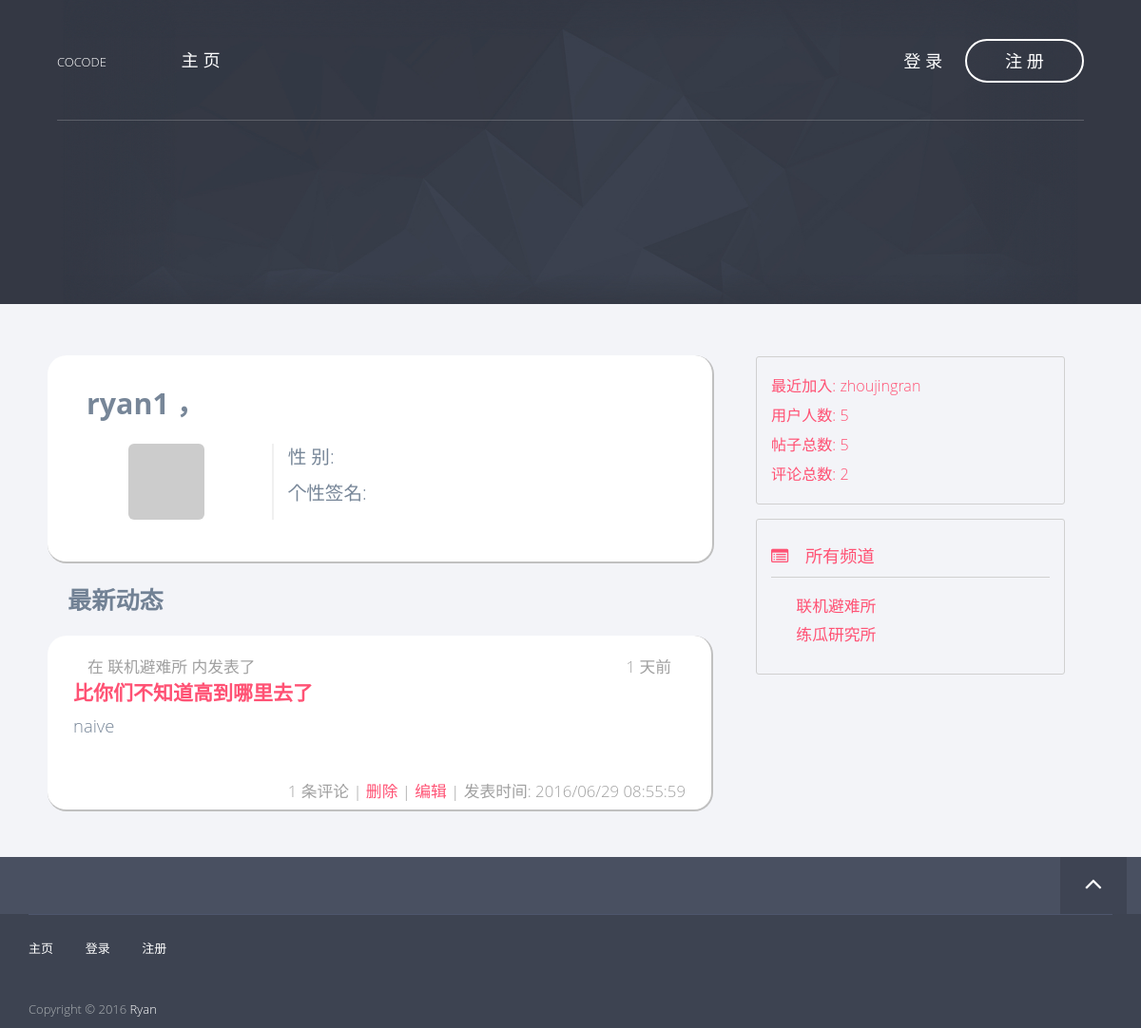
The page /profile/ryan1 on the database as committed earlier.
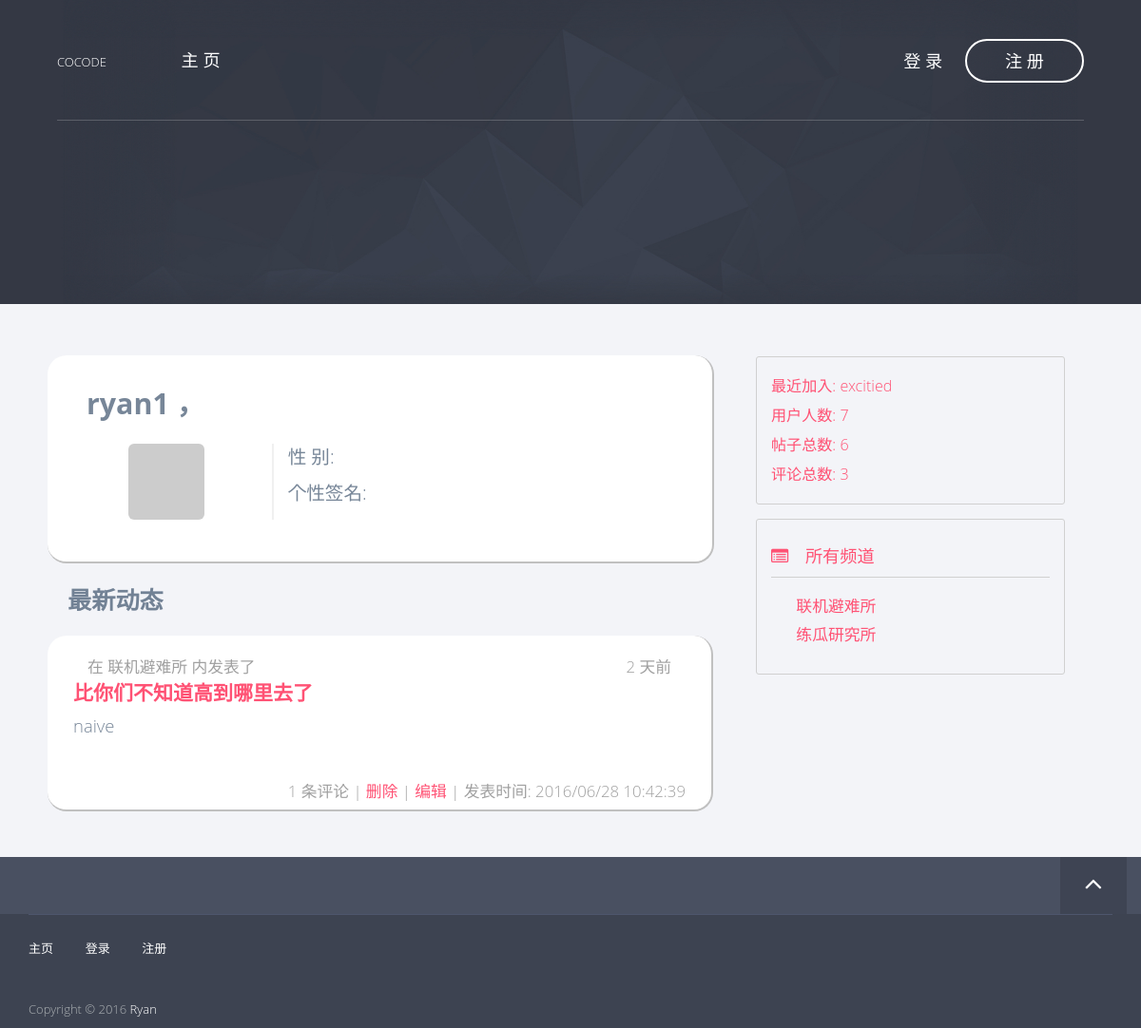
The same page on the database as committed later.
### app/models/post.py (models this page shows, shortened)
class Post(db.Model, Model):
    __tablename__ = 'posts'
    id = db.Column(db.Integer, primary_key=True)
    title = db.Column(db.String())
    content = db.Column(db.String())
    created_time = db.Column(db.Integer, default=0)
    channel_id = db.Column(db.Integer, db.ForeignKey('channels.id'))
    user_id = db.Column(db.Integer, db.ForeignKey('users.id'))
    comments = db.relationship('Comment', backref='post')
    def display_item(self):
        name = 'post'
        title = self.title
        content_len = 58
        if self.content.__len__() > content_len:
            content = self.content[:content_len] + '...'
        else:
            content = self.content
        return (name, title, content)

### app/models/user.py (models this page shows, shortened)
class User(db.Model, Model):
    __tablename__ = 'users'
    id = db.Column(db.Integer, primary_key=True)
    username = db.Column(db.String(), unique=True)
    password_hash = db.Column(db.String())
    email = db.Column(db.String(), unique=True)
    avatar_hash = db.Column(db.String())
    created_time = db.Column(db.Integer, default=0)
    role_id = db.Column(db.Integer, db.ForeignKey('roles.id'))
    posts = db.relationship('Post', backref='author')
    comments = db.relationship('Comment', backref='author')
    @property
    def password(self):
        raise AttributeError('password is not readable')
    def gravatar(self, size=100, default='identicon', rating='g'):
        from flask import request
        gravatar_url = 'secure.gravatar.com/avatar'
        if request.is_secure:
            url = 'https://' + gravatar_url
        else:
            url = 'http://' + gravatar_url
        hash = self.avatar_hash or md5(self.email.encode('utf-8')).hexdigest()
        return '{url}/{hash}?s={size}&d={default}&r={rating}'.format(url=url,
                                                                     hash=hash,
                                                                     size=size,
                                                                     default=default,
                                                                     rating=rating)

### app/views.py (the view)
@app.route('/profile/<username>')
def profile(username):
    u = User.query.filter_by(username=username).first()
    if u is None:
        abort(404)
    posts = u.posts
    comments = u.comments
    activities = posts + comments
    activities.sort(key=lambda a: a.created_time, reverse=True)
    return render_template('profile.html',
                           user=u,
                           activities=activities)

### app/context_processers.py (called while the page is built)
@app.context_processor
def current_user_processor():
    return dict(current_user=current_user())

@app.context_processor
def channel_processor():
    channels = Channel.query.all()
    permissions = [
        ChannelPermission.NORMAL,
        ChannelPermission.ADMIN,
    ]
    dic = {
        'channels': channels,
        'permissions': permissions,
    }
    return dict(**dic)

@app.context_processor
def user_processor():
    user_count = User.query.count()
    new_user = User.query.order_by(User.created_time.desc()).first()
    return dict(new_user=new_user,
                user_count=user_count)

@app.context_processor
def post_processor():
    post_count = Post.query.count()
    return dict(post_count=post_count)

@app.context_processor
def comment_processor():
    comment_count = Comment.query.count()
    return dict(comment_count=comment_count)

### app/filters.py (called while the page is built)
@app.template_filter('format_time')
def format_time(timestamp):
    format = '%Y/%m/%d %H:%M:%S'
    t = time.localtime(timestamp)
    ft = time.strftime(format, t)
    return ft

### app/models/channel.py (called while the page is built)
    def is_admin(self):
        return self.permission == ChannelPermission.ADMIN[0]

### app/templates/profile.html (shortened to what this page needs)
{% extends 'base8-4.html' %}
{% block page_content %}
    <div class="col-md-10 profile-card">
        <div class="row">
            <div class="col-md-12 profile-header">
                {{ user.username }} ，
            </div>
            <div class="col-md-4 profile-left">
                <img class="img-rounded center-block" src="{{ user.gravatar(size=180) }}" />
             </div>
            <div class="col-md-8 profile-right">
                <p>性    别: </p>
                <p>个性签名: </p>
            </div>
            <div class="col-md-12 profile-footer"></div>
        </div>
    </div>
    <div class="col-md-12 activities-list">
        <div class="activities-list-header">最新动态</div>
        <div class="activities-list-body">
            {% if activities | length == 0 %}
                <div class="item-container">
                    <div class="item-full">
                        <div class="item-title">暂无动态</div>
                    </div>
                </div>
            {% else %}
                {% include "_activities.html" %}
            {% endif %}
        </div>
    </div>
{% endblock %}

### app/templates/_activities.html (shortened to what this page needs)
<div class="items-container">
    {% for a in activities %}
    <div class="col-md-12 item-container">
        <div class="item-full">
            {% set item = a.display_item() %}
            {% set item_name = item[0] %}
            {% if item_name == 'post' %}
                {% set title = item[1] %}
                {% set content = item[2] %}
                <div class="item-header">
                    <div class="col-md-9">
                        {% set channel = a.channel %}
                        在 {{ channel.name }} 内发表了
                    </div>
                    <div class="col-md-3 item-date">
                        {{ a.created_time | from_now }}
                    </div>
                </div>
                <div class="item-title">
                    <a href="/post/{{ a.id }}">{{ title }}</a>
                </div>
                <div class="item-content">
                    {{ content }}
                </div>
                <div class="item-footer">
                    {{ a.comments | length }} 条评论 |
                    <a href="#">删除</a> |
                    <a href="#">编辑</a> |
                    发表时间: {{ a.created_time | format_time }}
                </div>
            {% endif %}
        </div>
    </div>
    {% endfor %}
</div>

### app/templates/_bbs_info.html
<div class="col-md-10 forum-info">
    <div class="forum-info-item">最近加入: <a href="/profile/{{ new_user.username }}">{{ new_user.username }}</a></div>
    <div class="forum-info-item">用户人数: {{ user_count }}</div>
    <div class="forum-info-item">帖子总数: {{ post_count }} </div>
    <div class="forum-info-item">评论总数: {{ comment_count }} </div>
</div>

Rows that differ between the two databases and show on the page:
no longer on this page (row unchanged): User: username "zhoujingran"
changed Post "比你们不知道高到哪里去了": created_time|from_now "1 天前" → "2 天前"; created_time "2016/06/29 08:55:59" → "2016/06/28 10:42:39"
added User: username "excitied"
Other text that changed with them:
{{ user_count }}: "5" → "7"
{{ post_count }}: "5" → "6"
{{ comment_count }}: "2" → "3"
